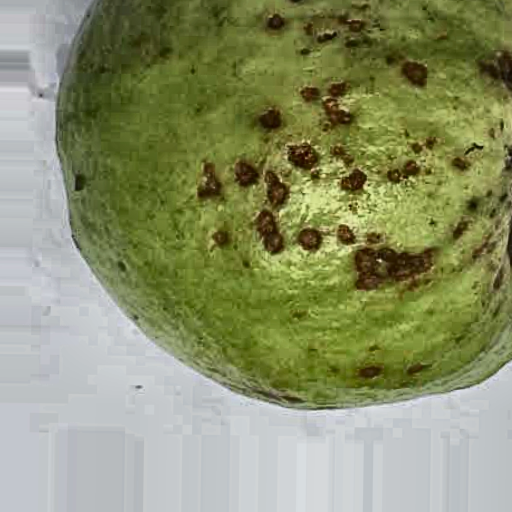
#> input picture src/data/DataSetGuayabas/test/Anthracnose/107_unsharp_clahe_augmented_3.png, 512 x 512 px; its folder holds only this picture in this run
$ python train_sklearn.py
#> lines starting #> are read from the running program, lines starting #| are printed output that depends on the picture
import os
import json
from pathlib import Path
import numpy as np
from PIL import Image
from sklearn.ensemble import RandomForestClassifier
from sklearn.model_selection import train_test_split
from sklearn.metrics import classification_report, confusion_matrix
import pickle

print("=== Entrenamiento con Scikit-Learn (Alternativa) ===")

# Rutas
PROJECT_ROOT = Path(__file__).resolve().parent.parent.parent
DATA_DIR = PROJECT_ROOT / 'src' / 'data' / 'DataSetGuayabas'
MODELS_DIR = PROJECT_ROOT / 'models'
MODELS_DIR.mkdir(exist_ok=True, parents=True)

print(f"Dataset: {DATA_DIR}")

def load_and_preprocess_images(data_dir, target_size=(64, 64)):
    """Cargar y preprocesar imágenes para scikit-learn"""
#> called with target_size = (64, 64)
    images = []
    labels = []
    class_names = ['Anthracnose', 'healthy_guava']

    for class_idx, class_name in enumerate(class_names):
        class_dir = data_dir / class_name
        if not class_dir.exists():
            continue

        print(f"Procesando {class_name}...")
        count = 0
        for img_path in class_dir.glob('*'):
            if img_path.suffix.lower() in ['.jpg', '.jpeg', '.png']:
                try:
                    # Cargar y redimensionar imagen
                    img = Image.open(img_path).convert('RGB')
#> img is the input picture: PIL image 512x512 RGB; mean R, G, B 139.6, 145.9, 106.9
                    img = img.resize(target_size)
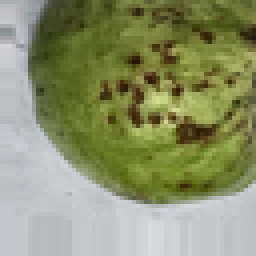
#> img: PIL image 64x64 RGB (shown 4 times larger); mean R, G, B 139.6, 145.9, 106.9

                    # Convertir a array y normalizar
                    img_array = np.array(img).flatten()
#> img_array = 12288 values, max 223 at index 10865, min 2 at index 2981, mean 130.8
                    img_array = img_array / 255.0
#> img_array = 12288 values, max 0.875 at index 10865, min 0.00784 at index 2981, mean 0.513

                    images.append(img_array)
                    labels.append(class_idx)
                    count += 1

                    if count % 100 == 0:
                        print(f"  Procesadas {count} imágenes de {class_name}")

                except Exception as e:
                    print(f"  Error procesando {img_path}: {e}")
                    continue

        print(f"  Total {class_name}: {count} imágenes")
#> pass 2 of the loop in load_and_preprocess_images, `for class_idx, class_name in enumerate(class_names):`:
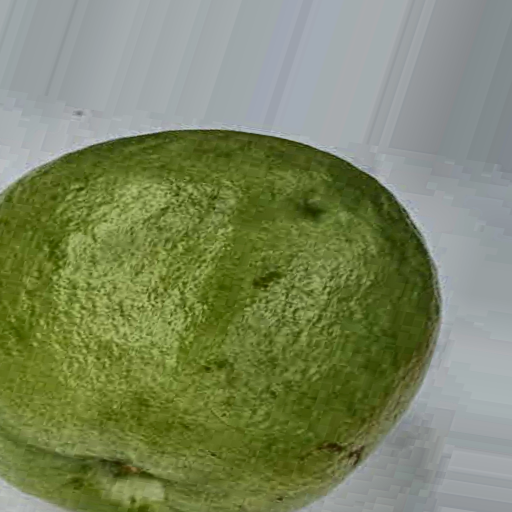
#> input picture src/data/DataSetGuayabas/test/healthy_guava/100_unsharp_clahe_augmented_6.png, 512 x 512 px
#> in load_and_preprocess_images, img is the input picture: PIL image 512x512 RGB; mean R, G, B 123.4, 134, 96.7
#> in load_and_preprocess_images, `img = img.resize(target_size)`:
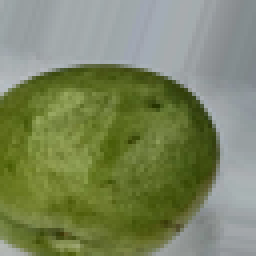
#> img: PIL image 64x64 RGB (shown 4 times larger); mean R, G, B 123.4, 134, 96.7
#> in load_and_preprocess_images, `img_array = np.array(img).flatten()`: img_array = 12288 values, max 196 at index 4037, min 0 at index 5108, mean 118
#> in load_and_preprocess_images, `img_array = img_array / 255.0`: img_array = 12288 values, max 0.769 at index 4037, min 0 at index 5108, mean 0.463

    return np.array(images), np.array(labels), class_names

# Cargar datos de entrenamiento
print("\nCargando datos de entrenamiento...")
train_dir = DATA_DIR / 'train'
X, y, class_names = load_and_preprocess_images(train_dir)
#> y = [0, 1]; class_names = ['Anthracnose', 'healthy_guava']

print(f"\nDatos cargados:")
print(f"  Forma de X: {X.shape}")
#|   Forma de X: (2, 12288)
print(f"  Forma de y: {y.shape}")
#|   Forma de y: (2,)
print(f"  Clases: {class_names}")
#|   Clases: ['Anthracnose', 'healthy_guava']

# Dividir en entrenamiento y validación
#> (the run stopped early here; a loop or call above may not have finished)
